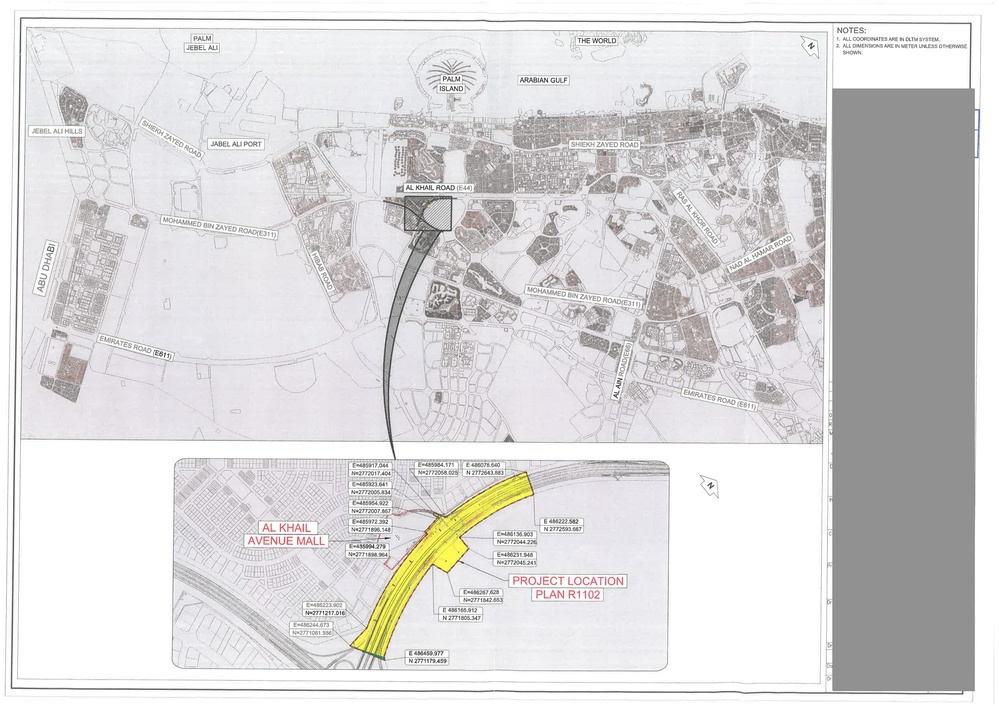
#> input picture KeyPlan/KEY PLAN_RTAA_CONS-1.jpg, 999 x 706 px, shrunk from 3306 x 2337 before the run, found by its file name
$ python TextMoreExamples.py
#> lines starting #> are read from the running program, lines starting #| are printed output that depends on the picture
import cv2
import pytesseract
import csv
import numpy as np
from PIL import ImageGrab
import time


pytesseract.pytesseract.tesseract_cmd = 'C:\\Program Files\\Tesseract-OCR\\tesseract.exe'
img = cv2.imread('KEY PLAN_RTAA_CONS-1.jpg')
#> img is the input picture: shape (706, 999, 3); mean B, G, R 216.3, 215.6, 217.1
# img = cv2.cvtColor(img, cv2.COLOR_BGR2RGB)
img = cv2.cvtColor(img, cv2.COLOR_BGR2GRAY)
#> img: shape (706, 999)
# ret, thresh1 = cv2.threshold(img, 120, 255, cv2.THRESH_BINARY)
ret, thresh4 = cv2.threshold(img, 120, 255, cv2.THRESH_TOZERO)
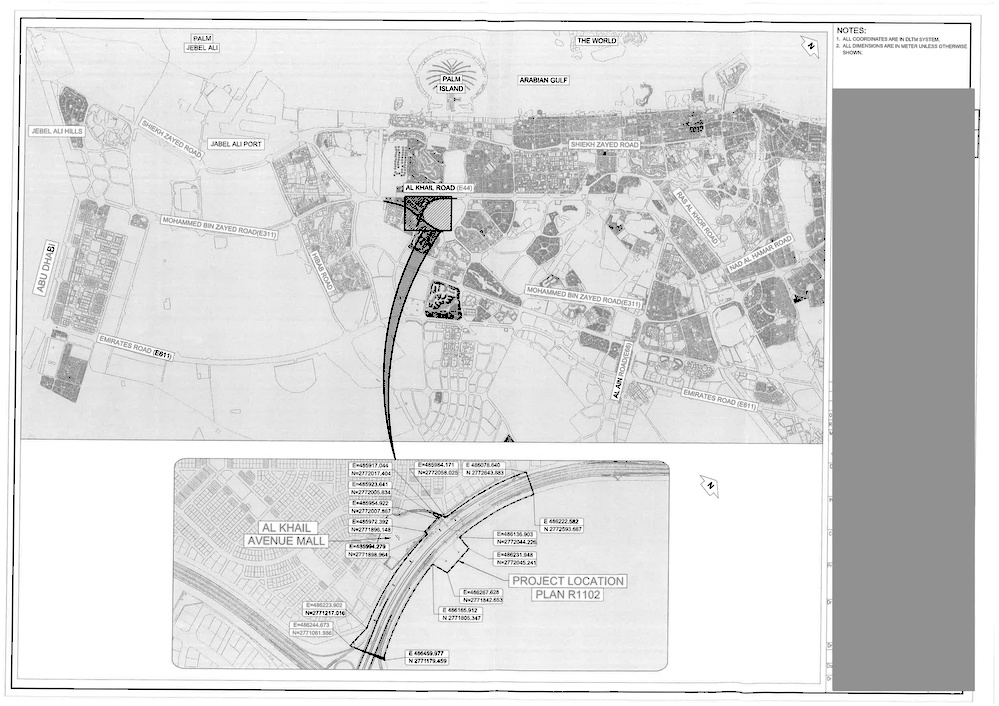
#> thresh4: shape (706, 999); min 0, max 255, mean 215.4
pytesseract
##############################################
##### Image to String   ######
##############################################
# print(pytesseract.image_to_string(img))

#############################################
#### Detecting Characters  ######
#############################################
# with open("demo.csv", "w+") as file:
#     writer = csv.writer(file)
#     hImg, wImg,_ = img.shape
#     boxes = pytesseract.image_to_boxes(img)
#     for b in boxes.splitlines():
#         # print("boxes",type(b))
#         # print("boxes",b[0])
#         b = b.split(' ')
#         print("split",b[0], b[1:5])
#         writer.writerow(b)
#
#         x, y, w, h = int(b[1]), int(b[2]), int(b[3]), int(b[4])
#         cv2.rectangle(img, (x,hImg- y), (w,hImg- h), (50, 50, 255), 2)
#         cv2.putText(img,b[0],(x,hImg- y+25),cv2.FONT_HERSHEY_SIMPLEX,1,(50,50,255),2)


##############################################
##### Detecting Words  ######
##############################################
# #[   0          1           2           3           4          5         6       7       8        9        10       11 ]
# #['level', 'page_num', 'block_num', 'par_num', 'line_num', 'word_num', 'left', 'top', 'width', 'height', 'conf', 'text']
with open("test.csv", "w+") as file:
    writer = csv.writer(file,  delimiter=' ', quotechar='|',  quoting=csv.QUOTE_MINIMAL)
#> (the run stopped early here; a loop or call above may not have finished)
